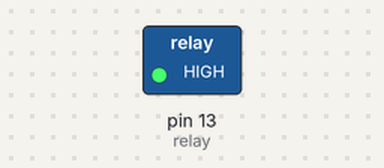
Simulated run of this sketch. Board: Arduino Uno, built with avr-gcc and run on an emulated ATmega328P. Shown: switched loads named in the sketch (green lamp = pin HIGH). Dashed ring = blinking.

Above: at 0.2 s.
Timing chart, 0 to 3.5 s (numbered marks = the images above):
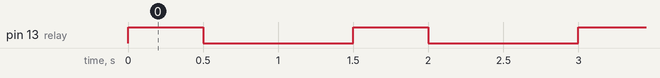

The sketch:

Relay_Module.ino
```cpp
int relay = 13; //relay is connected to pin 13.

void setup() {
  // put your setup code here, to run once:
  pinMode(relay,OUTPUT); //relay is Output.

}

void loop() {
  // put your main code here, to run repeatedly:
  digitalWrite(relay,HIGH); //turns the relay led On.
  delay(500); //waits 1 second.
  digitalWrite(relay,LOW); //turns the relay led Off.
  delay(1000); //waits 1 second.

}
```

Measured:
- by itself, pin 13 (relay): alternates HIGH for 0.50 s and LOW for 1.0 s
